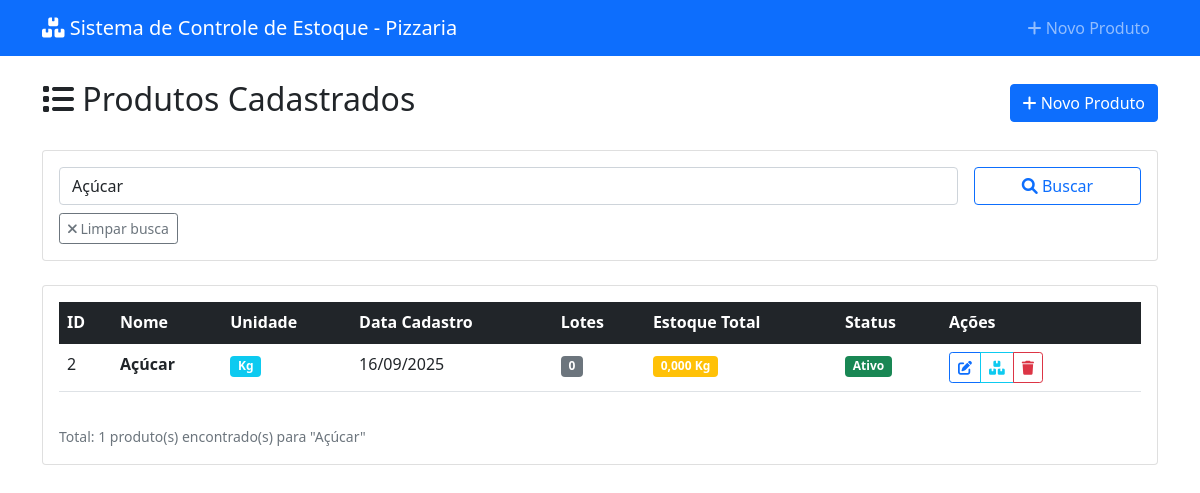
/pages/produtos/listar.php?busca=Açúcar, run on the app's committed database.
### tables this page shows
CREATE TABLE IF NOT EXISTS produtos (
    id INT AUTO_INCREMENT PRIMARY KEY,
    nome VARCHAR(100) NOT NULL,
    unidade_medida VARCHAR(20) NOT NULL,
    ativo BOOLEAN DEFAULT TRUE,
    data_cadastro DATETIME DEFAULT CURRENT_TIMESTAMP,
    INDEX idx_nome (nome),
    INDEX idx_ativo (ativo)
);

### config/config.php (called while the page is built, shortened)
<?php
spl_autoload_register(function ($class_name) {
    $file = CLASSES_PATH . $class_name . '.php';
});
function formatDate($date, $format = DATE_FORMAT) {
    if ($date instanceof DateTime) {
        return $date->format($format);
    }
}
function formatNumber($number, $decimals = DECIMAL_PLACES) {
    return number_format((float)$number, $decimals, ',', '.');
}
function sanitizeInput($input) {
    return htmlspecialchars(trim($input), ENT_QUOTES, 'UTF-8');
}
?>

### classes/Database.php (called while the page is built, shortened)
<?php
class Database {
    private static $instance = null;
    private $connection;
    private function __construct() {
        try {
            $dsn = "mysql:host=" . DB_HOST . ";dbname=" . DB_NAME . ";charset=utf8mb4";
            $this->connection = new PDO($dsn, DB_USER, DB_PASS, [
                PDO::ATTR_ERRMODE => PDO::ERRMODE_EXCEPTION,
                PDO::ATTR_DEFAULT_FETCH_MODE => PDO::FETCH_ASSOC,
                PDO::ATTR_EMULATE_PREPARES => false,
                PDO::MYSQL_ATTR_INIT_COMMAND => "SET NAMES utf8mb4"
            ]);
        } catch (PDOException $e) {
            throw new Exception("Erro na conexão com o banco de dados: " . $e->getMessage());
        }
    }
    public static function getInstance() {
        if (self::$instance === null) {
            self::$instance = new self();
        }
        return self::$instance;
    }
    public function query($sql, $params = []) {
        try {
            $stmt = $this->connection->prepare($sql);
            $stmt->execute($params);
            if (stripos(trim($sql), 'SELECT') === 0) {
                return $stmt->fetchAll();
            }
            return true;
        } catch (PDOException $e) {
            debugLog("Erro na query: " . $e->getMessage(), ['sql' => $sql, 'params' => $params]);
            throw new Exception("Erro na execução da query: " . $e->getMessage());
        }
    }
    public function fetchOne($sql, $params = []) {
        try {
            $stmt = $this->connection->prepare($sql);
            $stmt->execute($params);
            return $stmt->fetch();
        } catch (PDOException $e) {
            debugLog("Erro na query fetchOne: " . $e->getMessage(), ['sql' => $sql, 'params' => $params]);
            throw new Exception("Erro na execução da query: " . $e->getMessage());
        }
    }
}
?>

### classes/Produto.php (called while the page is built, shortened)
<?php
class Produto {
    private $id;
    private $nome;
    private $unidadeMedida;
    private $ativo;
    private $dataCadastro;
    private $db;
    public function __construct($nome = null, $unidadeMedida = null, $tipoProduto = 'materia_prima') {
        $this->db = Database::getInstance();
        $this->ativo = true;
        $this->dataCadastro = new DateTime();
    }
    public function getId() { return $this->id; }
    public function getNome() { return $this->nome; }
    public function getUnidadeMedida() { return $this->unidadeMedida; }
    public function getDataCadastro() { return $this->dataCadastro; }
    public static function buscarPorNome($nome) {
        try {
            $db = Database::getInstance();
            $sql = "SELECT * FROM produtos WHERE nome LIKE :nome AND ativo = 1 ORDER BY nome";
            $results = $db->query($sql, [':nome' => '%' . $nome . '%']);
            $produtos = [];
            foreach ($results as $row) {
                $produto = new self();
                $produto->id = $row['id'];
                $produto->nome = $row['nome'];
                $produto->unidadeMedida = $row['unidade_medida'];
                $produto->ativo = (bool)$row['ativo'];
                $produto->dataCadastro = new DateTime($row['data_cadastro']);
                $produtos[] = $produto;
            }
            return $produtos;
        } catch (Exception $e) {
            debugLog("Erro ao buscar produtos por nome: " . $e->getMessage(), ['nome' => $nome]);
            return [];
        }
    }
    public function podeExcluir() {
        try {
            $sql = "SELECT COUNT(*) as total FROM lotes WHERE produto_id = :produto_id";
            $result = $this->db->fetchOne($sql, [':produto_id' => $this->id]);
            return $result['total'] == 0;
        } catch (Exception $e) {
            debugLog("Erro ao verificar se produto pode ser excluído: " . $e->getMessage(), $this);
            return false;
        }
    }
    public function isAtivo() {
        return $this->ativo;
    }
    public function podeSerExcluido() {
        return $this->podeExcluir();
    }
    public function getTotalLotes() {
        try {
            $sql = "SELECT COUNT(*) as total FROM lotes WHERE produto_id = :produto_id";
            $result = $this->db->fetchOne($sql, [':produto_id' => $this->id]);
            return (int)$result['total'];
        } catch (Exception $e) {
            debugLog("Erro ao contar lotes do produto: " . $e->getMessage(), $this);
            return 0;
        }
    }
    public function getEstoqueTotal() {
        try {
            $sql = "SELECT COALESCE(SUM(l.quantidade_comprada - COALESCE(p.total_usado, 0)), 0) as estoque_total
                    FROM lotes l
                    LEFT JOIN (
                        SELECT lote_id, SUM(quantidade_materia_prima_usada) as total_usado
                        FROM producao
                        GROUP BY lote_id
                    ) p ON l.id = p.lote_id
                    WHERE l.produto_id = :produto_id";
            $result = $this->db->fetchOne($sql, [':produto_id' => $this->id]);
            return (float)$result['estoque_total'];
        } catch (Exception $e) {
            debugLog("Erro ao calcular estoque total do produto: " . $e->getMessage(), $this);
            return 0;
        }
    }
}
?>

### pages/produtos/listar.php (the view, shortened to what this page needs)
<?php
require_once '../../config/config.php';
$busca = sanitizeInput($_GET['busca'] ?? '');
try {
    if ($busca) {
        $produtos = Produto::buscarPorNome($busca);
    } else {
        $produtos = Produto::listarTodos();
    }
} catch (Exception $e) {
    $erro = 'Erro ao carregar produtos: ' . $e->getMessage();
    $produtos = [];
}
?>
<!DOCTYPE html>
<html lang="pt-BR">
<head>
    <link href="https://cdn.jsdelivr.net/npm/bootstrap@5.1.3/dist/css/bootstrap.min.css" rel="stylesheet">
    <link href="https://cdnjs.cloudflare.com/ajax/libs/font-awesome/6.0.0/css/all.min.css" rel="stylesheet">
</head>
<body>
    <nav class="navbar navbar-expand-lg navbar-dark bg-primary">
        <div class="container">
            <a class="navbar-brand" href="../../index.php">
                <i class="fas fa-boxes"></i> <?php echo APP_NAME; ?>
            </a>
            <div class="navbar-nav ms-auto">
                <a class="nav-link" href="cadastrar.php">
                    <i class="fas fa-plus"></i> Novo Produto
                </a>
            </div>
        </div>
    </nav>
    <div class="container mt-4">
        <div class="d-flex justify-content-between align-items-center mb-4">
            <h2>
                <i class="fas fa-list"></i>
                Produtos Cadastrados
            </h2>
            <a href="cadastrar.php" class="btn btn-primary">
                <i class="fas fa-plus"></i> Novo Produto
            </a>
        </div>
        <div class="card mb-4">
            <div class="card-body">
                <form method="GET" class="row g-3">
                    <div class="col-md-10">
                        <input type="text"
                               class="form-control"
                               name="busca"
                               placeholder="Buscar por nome do produto..."
                               value="<?php echo htmlspecialchars($busca); ?>">
                    </div>
                    <div class="col-md-2">
                        <button type="submit" class="btn btn-outline-primary w-100">
                            <i class="fas fa-search"></i> Buscar
                        </button>
                    </div>
                </form>
                <?php if ($busca): ?>
                    <div class="mt-2">
                        <a href="listar.php" class="btn btn-sm btn-outline-secondary">
                            <i class="fas fa-times"></i> Limpar busca
                        </a>
                    </div>
                <?php endif; ?>
            </div>
        </div>
        <div class="card">
            <div class="card-body">
                <?php if (empty($produtos)): ?>
                    <div class="text-center py-5">
                        <i class="fas fa-inbox fa-3x text-muted mb-3"></i>
                        <h5 class="text-muted">
                            <?php echo $busca ? 'Nenhum produto encontrado' : 'Nenhum produto cadastrado'; ?>
                        </h5>
                        <?php if (!$busca): ?>
                            <a href="cadastrar.php" class="btn btn-primary mt-3">
                                <i class="fas fa-plus"></i> Cadastrar Primeiro Produto
                            </a>
                        <?php endif; ?>
                    </div>
                <?php else: ?>
                    <div class="table-responsive">
                        <table class="table table-hover">
                            <thead class="table-dark">
                                <tr>
                                    <th>ID</th>
                                    <th>Nome</th>
                                    <th>Unidade</th>
                                    <th>Data Cadastro</th>
                                    <th>Lotes</th>
                                    <th>Estoque Total</th>
                                    <th>Status</th>
                                    <th width="200">Ações</th>
                                </tr>
                            </thead>
                            <tbody>
                                <?php foreach ($produtos as $produto): ?>
                                    <tr>
                                        <td><?php echo $produto->getId(); ?></td>
                                        <td>
                                            <strong><?php echo htmlspecialchars($produto->getNome()); ?></strong>
                                        </td>
                                        <td>
                                            <span class="badge bg-info">
                                                <?php echo htmlspecialchars($produto->getUnidadeMedida()); ?>
                                            </span>
                                        </td>
                                        <td><?php echo formatDate($produto->getDataCadastro()); ?></td>
                                        <td>
                                            <span class="badge bg-secondary">
                                                <?php echo $produto->getTotalLotes(); ?>
                                            </span>
                                        </td>
                                        <td>
                                            <?php
                                            $estoque = $produto->getEstoqueTotal();
                                            $corEstoque = $estoque > 0 ? 'success' : 'warning';
                                            ?>
                                            <span class="badge bg-<?php echo $corEstoque; ?>">
                                                <?php echo formatNumber($estoque); ?>
                                                <?php echo htmlspecialchars($produto->getUnidadeMedida()); ?>
                                            </span>
                                        </td>
                                        <td>
                                            <span class="badge bg-<?php echo $produto->isAtivo() ? 'success' : 'secondary'; ?>">
                                                <?php echo $produto->isAtivo() ? 'Ativo' : 'Inativo'; ?>
                                            </span>
                                        </td>
                                        <td>
                                            <div class="btn-group btn-group-sm">
                                                <a href="cadastrar.php?id=<?php echo $produto->getId(); ?>"
                                                   class="btn btn-outline-primary"
                                                   title="Editar">
                                                    <i class="fas fa-edit"></i>
                                                </a>
                                                <a href="../lotes/listar.php?produto_id=<?php echo $produto->getId(); ?>"
                                                   class="btn btn-outline-info"
                                                   title="Ver Lotes">
                                                    <i class="fas fa-boxes"></i>
                                                </a>
                                                <?php if ($produto->podeSerExcluido()): ?>
                                                    <button type="button"
                                                            class="btn btn-outline-danger"
                                                            title="Excluir"
                                                            onclick="confirmarExclusao(<?php echo $produto->getId(); ?>, '<?php echo addslashes($produto->getNome()); ?>')">
                                                        <i class="fas fa-trash"></i>
                                                    </button>
                                                <?php endif; ?>
                                            </div>
                                        </td>
                                    </tr>
                                <?php endforeach; ?>
                            </tbody>
                        </table>
                    </div>
                    <div class="mt-3">
                        <small class="text-muted">
                            Total: <?php echo count($produtos); ?> produto(s)
                            <?php if ($busca): ?>
                                encontrado(s) para "<?php echo htmlspecialchars($busca); ?>"
                            <?php endif; ?>
                        </small>
                    </div>
                <?php endif; ?>
            </div>
        </div>
    </div>
</body>
</html>

### data on the page
produtos: id "2", nome "Açúcar", unidade_medida "Kg", data_cadastro "16/09/2025", TotalLotes "0", estoque "0,000", ativo "Ativo"

### other printed values
APP_NAME "Sistema de Controle de Estoque - Pizzaria"
count($produtos) "1"
$busca "Açúcar"
